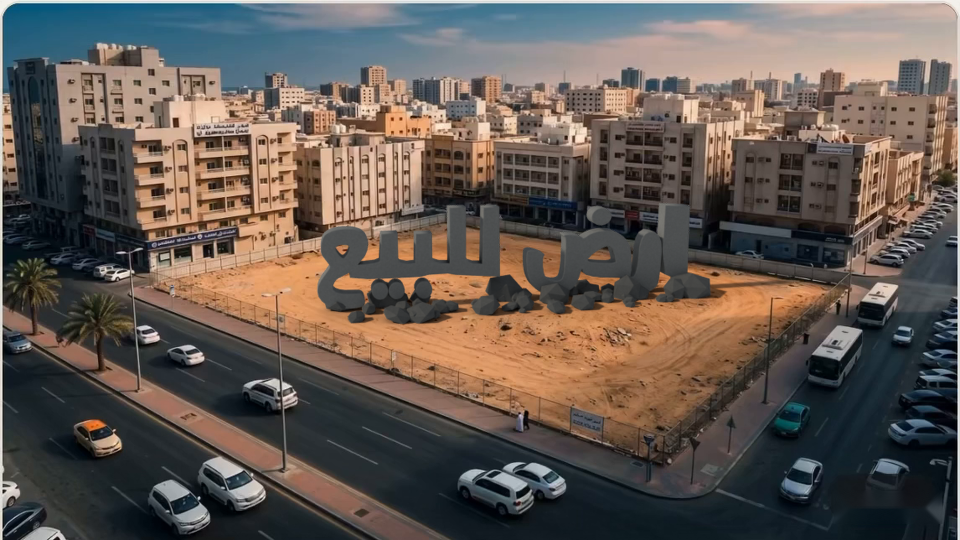
#> input picture amar-matrixel/refmatch/ai_test_r3/02_end_frame_stone_text_1920x1080.png, 1920 x 1080 px, given in place of 0006.png, which was not available (shown at 1/2 size)
$ python plate_r4.py ../ai_test_r3/02_end_frame_stone_text_1920x1080.png 5 5
#> lines starting #> are read from the running program, lines starting #| are printed output that depends on the picture; after the words box and inside, x2 and y2 are one past the last pixel; in counts of white or black regions, pixels touching at a corner belong together; pictures that were not available may be replaced by others from this repository, and a replacement may not be noted
#!/usr/bin/env python3
"""plate_r4.py — plate لمرجع R4 من فريمات المرجع نفسها بعد إزالة الهولوغرام السماوي (قناع لوني متمدد + Inpaint).
   الكاميرا في R4 تنتقل لزوايا غير موجودة في أي فريم نظيف، فلا يوجد مصدر آخر للخلفية دون لقطة درون أو توليد AI (موثّق في TRACKER).
   الفريمات 0–20 و287+ بلا هولوغرام فتُنسخ كما هي. python3 plate_r4.py <work> <f0> <f1>"""
import cv2,numpy as np,sys,os
W=sys.argv[1]; a,b=int(sys.argv[2]),int(sys.argv[3]); O=f'{W}/plate'; os.makedirs(O,exist_ok=True)
for i in range(a,b+1):
    im=cv2.imread(f'{W}/frames/{i+1:04d}.png'); h=cv2.cvtColor(im,cv2.COLOR_BGR2HSV)
#> further down, im is the input picture: shape (1080, 1920, 3); mean B, G, R 82.5, 89.3, 99.5
#> after `h = cv2.cvtColor(im, cv2.COLOR_BGR2HSV)`: h: shape (1080, 1920, 3); mean H, S, V 54, 84.2, 108.4
    bl=im[...,0].astype(int)-im[...,2].astype(int)
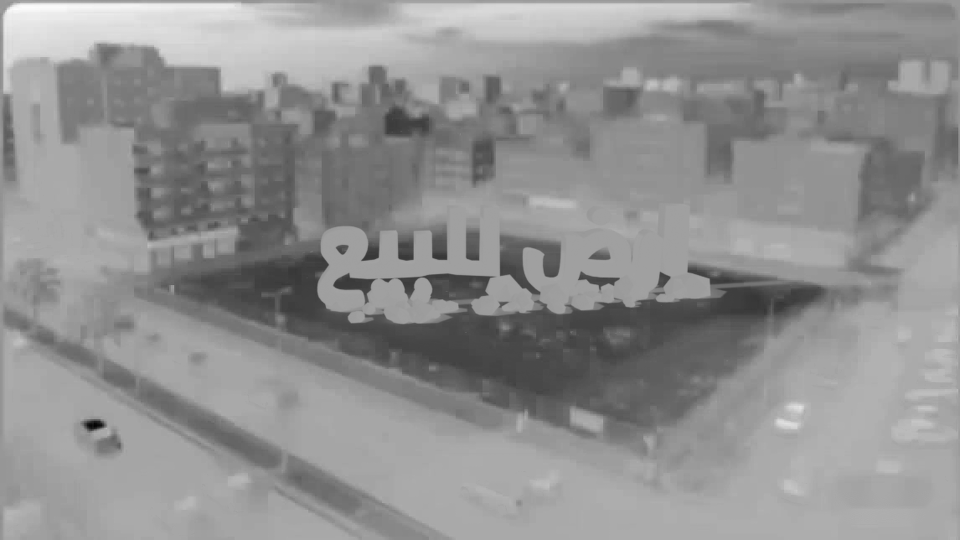
#> bl: shape (1080, 1920) int64 (shown at 1/2 size); min -211, max 130, mean -16.9; drawn with min black and max white
    m=(((h[...,0]>80)&(h[...,0]<115)&(h[...,1]>45)&(h[...,2]>70))|((bl>45)&(im[...,0]>110))).astype(np.uint8)*255
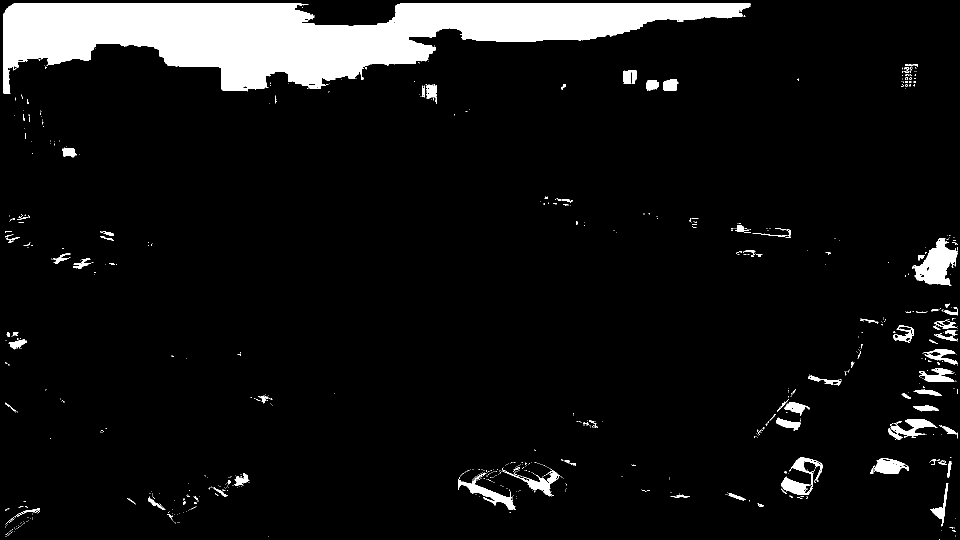
#> m: shape (1080, 1920) (shown at 1/2 size); 7.9% white; 761 white regions (667 under 20 px), largest, box (x1, y1, x2, y2) and area: (6, 6, 1501, 187) 136020, (1824, 477, 1913, 571) 4416, (1563, 915, 1645, 990) 2104
    m=cv2.morphologyEx(m,cv2.MORPH_OPEN,np.ones((2,2),np.uint8)); m=cv2.dilate(m,np.ones((9,9),np.uint8))
#> after `m = cv2.morphologyEx(m, cv2.MORPH_OPEN, np.ones((2, 2), np.uint8))`:
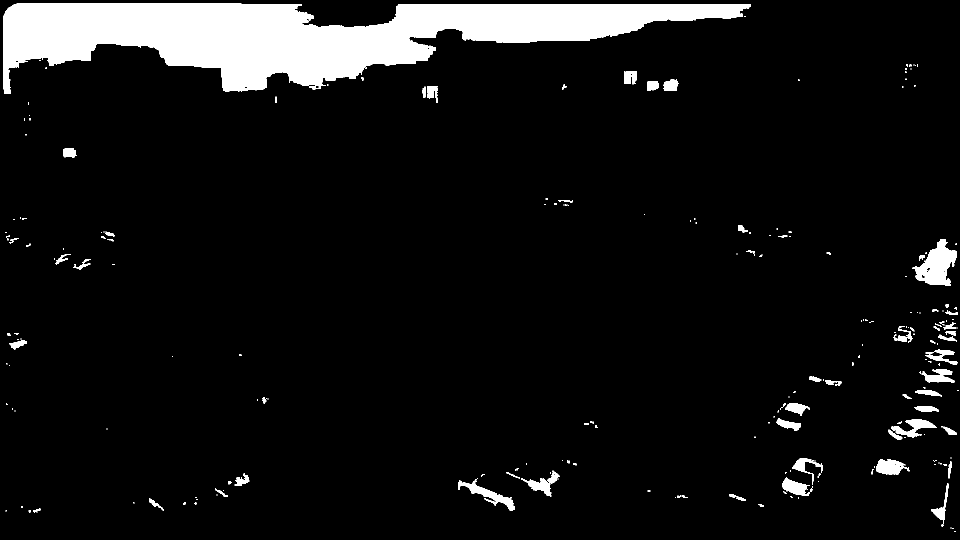
#> m: shape (1080, 1920) (shown at 1/2 size); 7.8% white; 248 white regions (165 under 20 px), largest, box (x1, y1, x2, y2) and area: (7, 7, 1502, 188) 135708, (1825, 478, 1914, 572) 4358, (917, 958, 1030, 1021) 1760
#> after `m = cv2.dilate(m, np.ones((9, 9), np.uint8))`:
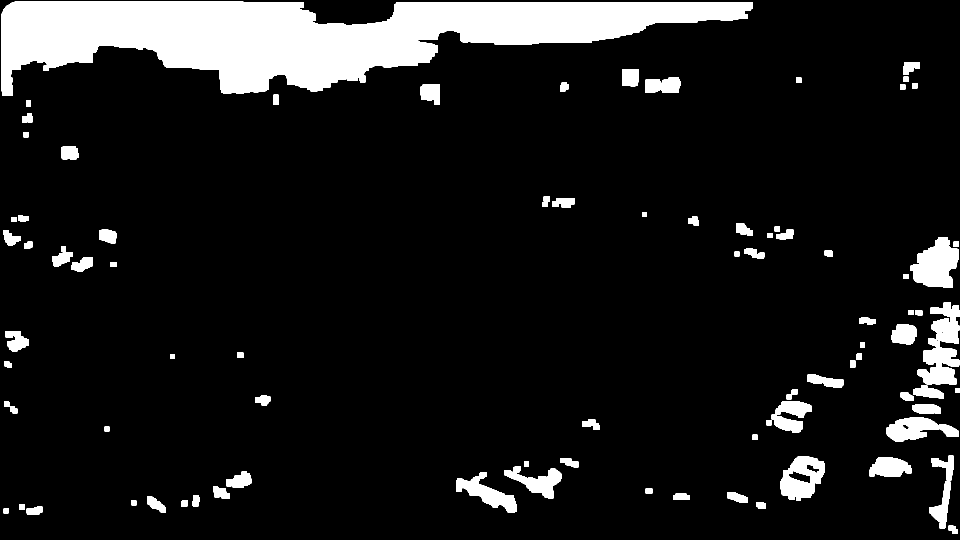
#> m: shape (1080, 1920) (shown at 1/2 size); 10.7% white; 91 white regions, largest, box (x1, y1, x2, y2) and area: (3, 3, 1506, 192) 152821, (1821, 474, 1918, 576) 6493, (1560, 912, 1650, 1001) 4973
    m[580:625,990:1130]=255   # شارة واجهة التسجيل
    if i<18 or i>=287: m[:]=0; m[580:625,990:1130]=255
#> after `m[:] = 0`: m: shape (1080, 1920); every value is 0
#> after `m[580:625, 990:1130] = 255`:
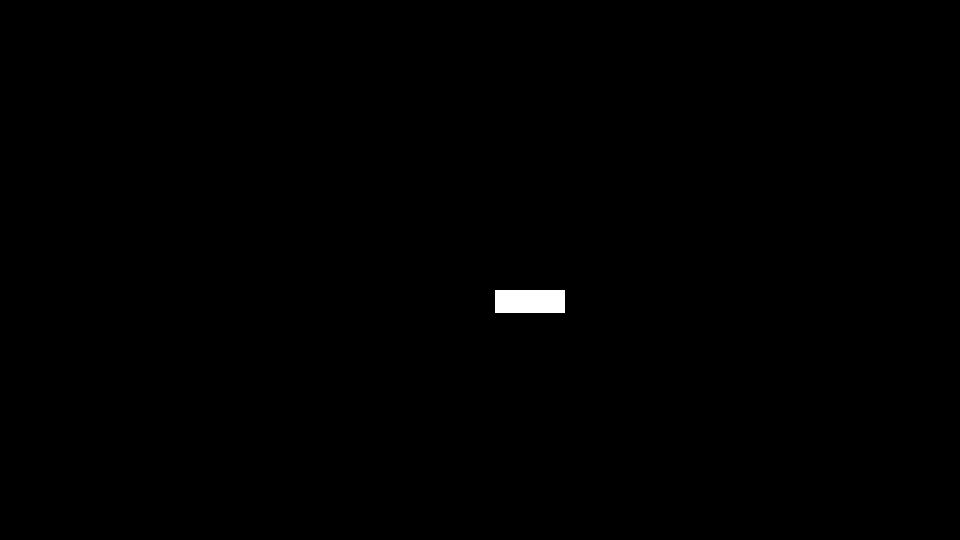
#> m: shape (1080, 1920) (shown at 1/2 size); 0.3% white; 1 white region, box (x1, y1, x2, y2) and area: (990, 580, 1130, 625) 6300
    if m.mean()>0.5:
        sm=cv2.resize(im,None,fx=0.5,fy=0.5); mm=cv2.resize(m,None,fx=0.5,fy=0.5,interpolation=cv2.INTER_NEAREST)
#> after `sm = cv2.resize(im, None, fx=0.5, fy=0.5)`:
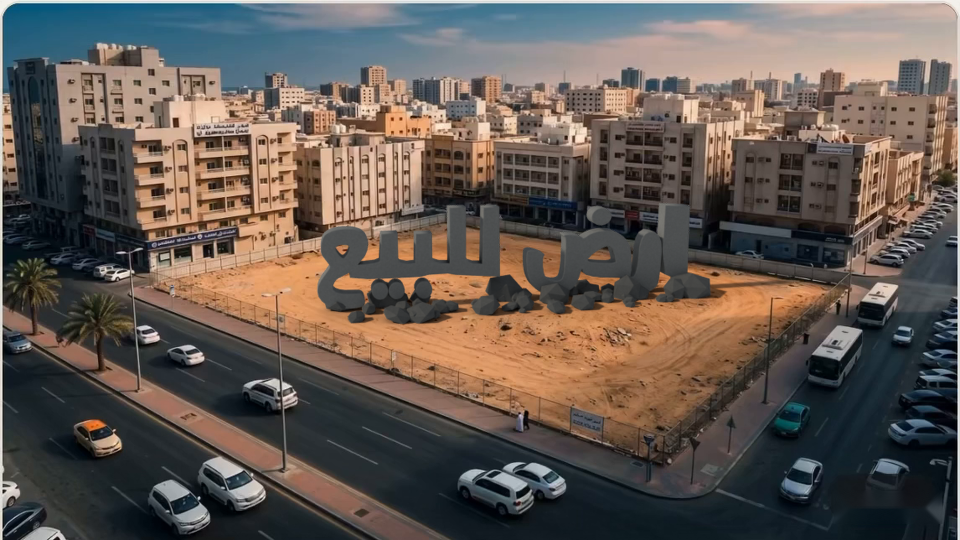
#> sm: shape (540, 960, 3); mean B, G, R 82.6, 89.4, 99.6
#> after `mm = cv2.resize(m, None, fx=0.5, fy=0.5, interpolation=cv2.INTER_NEARE`:
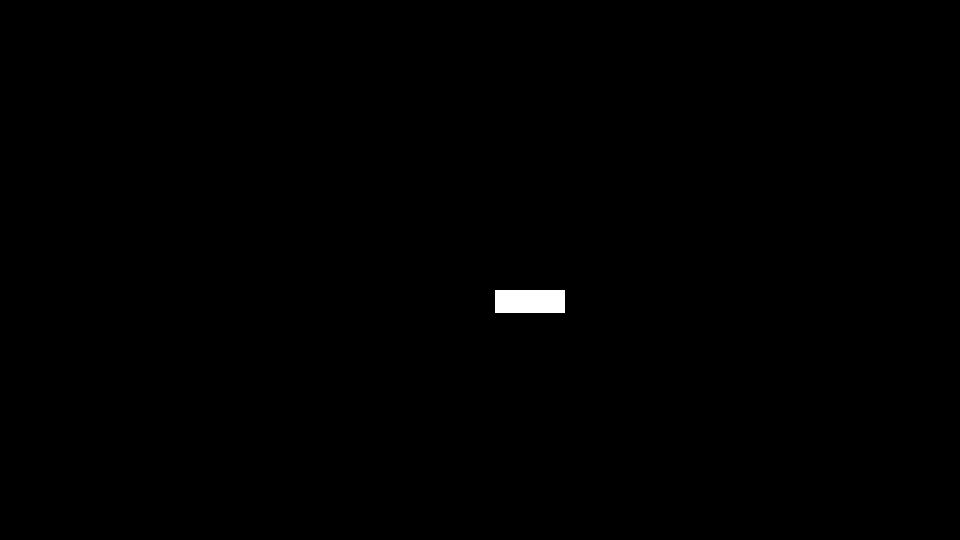
#> mm: shape (540, 960); 0.31% white; 1 white region, box (x1, y1, x2, y2) and area: (495, 290, 565, 313) 1610
        fill=cv2.resize(cv2.inpaint(sm,mm,6,cv2.INPAINT_TELEA),(im.shape[1],im.shape[0]),interpolation=cv2.INTER_CUBIC)
        a_=cv2.GaussianBlur(m.astype(np.float32)/255,(0,0),2)[...,None]; im=(im*(1-a_)+fill*a_).astype(np.uint8)
    cv2.imwrite(f'{O}/{i+1:04d}.png',im)
    if i%40==0: print('plate',i,flush=True)
